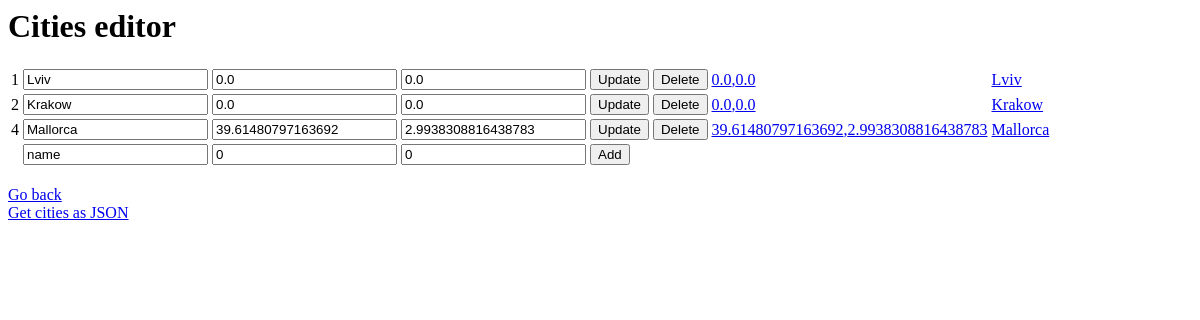
Before: /cities with the older database file.
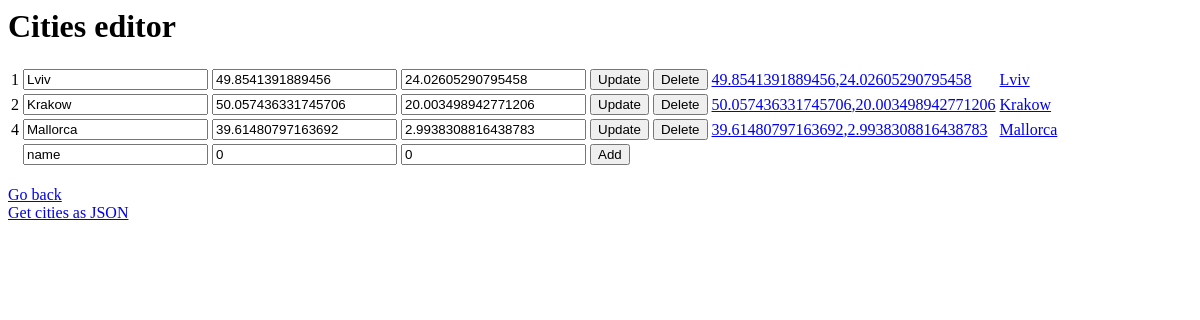
After: the same page with the newer database file.
### app/models/city_model.py (models this page shows, shortened)
class City(db.Model):
    __tablename__ = 'cities'
    id = db.Column(db.Integer, primary_key=True)
    name = db.Column(db.String(100), nullable=False)
    latitude = db.Column(db.Float)
    longitude = db.Column(db.Float)

### app/routes/city.py (the view)
@city_bp.route("/cities")
def list():
    return render_template('cities.html.j2', cities=City.query.all())

### app/templates/cities.html.j2
<html>
<body>
    <h1>Cities editor</h1>
    <table>
        {% for city in cities %}
        <tr>
            <td>{{city.id}}</td>
            <form action="city/{{city.id}}/edit">
                <td><input type="text" name="name" value="{{city.name}}"></td>
                <td><input type="text" name="latitude" value="{{city.latitude}}"></td>
                <td><input type="text" name="longitude" value="{{city.longitude}}"></td>
                <td><input type="submit" value="Update"></td>
            </form>
            <form action="city/{{city.id}}/delete">
                <td><input type="submit" value="Delete"></td>
            </form>
            <td> <a href="https://www.google.com/maps?q={{city.latitude}},{{city.longitude}}" target="_blank">
                    {{city.latitude}},{{city.longitude}}</a></td>
            <td><a href="https://www.google.com/maps?q={{city.name}}" target="_blank">
                    {{city.name}}</a></td>
        </tr>
        {% endfor %}
        <tr>
            <td></td>
            <form action="city/add">
                <td><input type="text" name="name" value="name"></td>
                <td><input type="text" name="latitude" value="0"></td>
                <td><input type="text" name="longitude" value="0"></td>
                <td><input type="submit" value="Add"></td>
            </form>
        </tr>
    </table>
    <br>
    <a href="/">Go back </a><br>
    <a href="/cities_as_json">Get cities as JSON</a><br>
</body>
</html>

Changed rows visible on the page:
changed City "Lviv": latitude "0.0" → "49.8541391889456"; longitude "0.0" → "24.02605290795458"
changed City "Krakow": latitude "0.0" → "50.057436331745706"; longitude "0.0" → "20.003498942771206"
